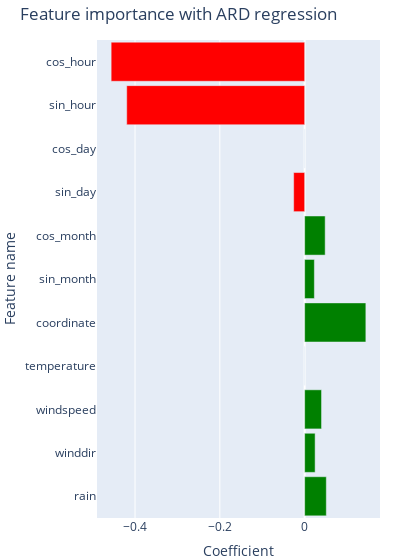

Source (notebook cell):
### Markdown cell above
<h2> Horizontal bar chart </h2>

### Code cell
fig = go.Figure()
fig.add_trace(go.Bar(
    x=coefficients.values, #["coefficient"],  # Use the coefficient as the length of the bar
    y=coefficients.index, #["feature"],   # Use the coefficient name as the y-axis
    orientation='h', # Specify horizontal orientation
    marker=dict(
        color=np.where(coefficients.values < 0, 'red', 'green')
    )
))

fig.update_layout(
    title='Feature importance with ARD regression',
    xaxis_title='Coefficient',
    yaxis_title='Feature name',
    width=400,  # Set the width of the plot to 800 pixels
    bargap=0.1,  # Set the gap between bars to 0.1 (adjust as needed)
    margin=dict(l=0, r=20, t=40, b=0)  # Set all margins to 0
)

fig.show()

### Figure 1 — Plotly figure (JSON) as saved in the notebook; plotly's stock layout.template omitted (floating-point values rounded to 4 significant figures)
{"data": [{"marker": {"color": ["green", "green", "green", "green", "green", "green", "green", "red", "green", "red", "red"]}, "orientation": "h", "type": "bar", "x": [0.0511, 0.02469, 0.03981, 0, 0.1443, 0.0229, 0.04839, -0.02588, 0, -0.4196, -0.4563], "y": ["rain", "winddir", "windspeed", "temperature", "coordinate", "sin_month", "cos_month", "sin_day", "cos_day", "sin_hour", "cos_hour"]}], "layout": {"bargap": 0.1, "margin": {"b": 0, "l": 0, "r": 20, "t": 40}, "title": {"text": "Feature importance with ARD regression"}, "width": 400, "xaxis": {"title": {"text": "Coefficient"}}, "yaxis": {"title": {"text": "Feature name"}}}}
